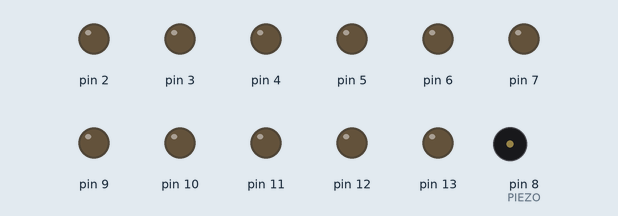
Bench run of a sketch on a simulated Arduino Uno, built with avr-gcc and run on an emulated ATmega328P. On the bench: output pins drawn as LEDs (lit = HIGH), buzzer (waves = sounding).

Above: at 0.1 s.
At 0.8 s:
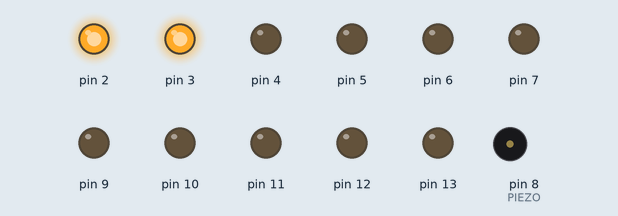
At 1.4 s:
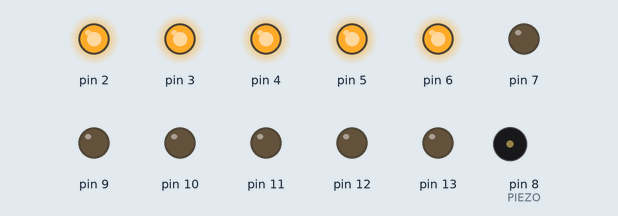
At 8.6 s:
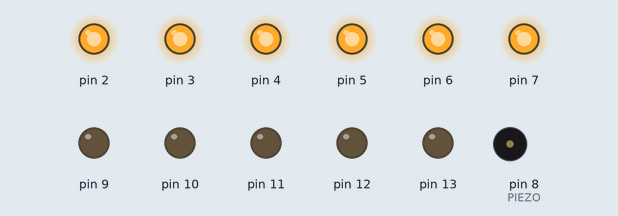
At 13.4 s:
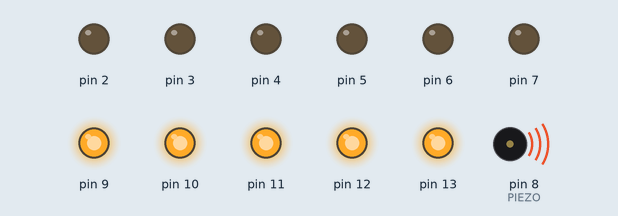
At 39.84 s:
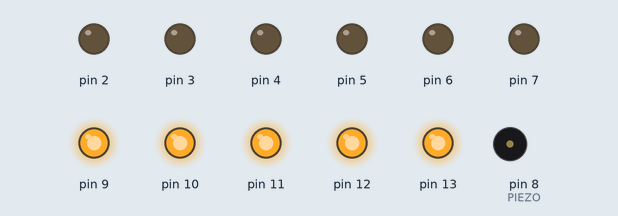
Timing chart, 0 to 40.0 s (numbered marks = the images above):
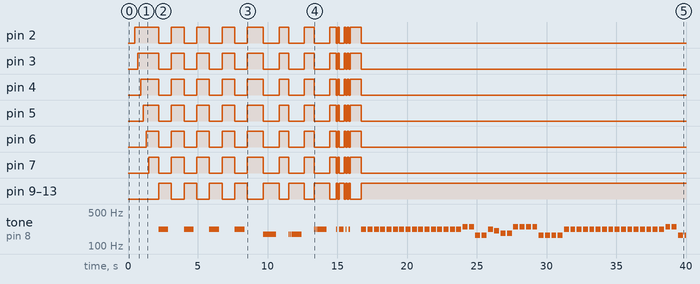

Measured:
- by itself, pin 2: LOW → HIGH at 0.50 s, → LOW 1.7 s later, → HIGH 0.91 s later, → LOW 0.91 s later, … (24 changes in this stretch)
- by itself, pin 3: LOW → HIGH at 0.70 s, → LOW 1.5 s later, → HIGH 0.91 s later, → LOW 0.91 s later, … (24 changes in this stretch)
- by itself, pin 4: LOW → HIGH at 0.90 s, → LOW 1.3 s later, → HIGH 0.91 s later, → LOW 0.91 s later, … (24 changes in this stretch)
- by itself, pin 5: LOW → HIGH at 1.1 s, → LOW 1.1 s later, → HIGH 0.91 s later, → LOW 0.91 s later, … (24 changes in this stretch)
- by itself, pin 6: LOW → HIGH at 1.3 s, → LOW 0.90 s later, → HIGH 0.91 s later, → LOW 0.91 s later, … (24 changes in this stretch)
- by itself, pin 7: LOW → HIGH at 1.5 s, → LOW 0.70 s later, → HIGH 0.91 s later, → LOW 0.91 s later, … (24 changes in this stretch)
- by itself, pin 9–13: LOW → HIGH at 2.2 s, → LOW 0.91 s later, → HIGH 0.91 s later, → LOW 0.91 s later, … (23 changes in this stretch)
- by itself, tone on pin 8 (PIEZO): plays 220 Hz for 0.70 s, 220 Hz for 0.70 s, 220 Hz for 0.70 s, 220 Hz for 0.70 s, 175 Hz for 0.09 s, 175 Hz for 0.09 s … (71 notes in this stretch)

The sketch:

Tanggal31Bass.ino
```cpp
/*
 * This code will play a melody for Malaysia Merdeka song titled Tanggal 31
 * https://www.youtube.com/watch?v=XqlTlmlVmVI using Maker Uno.
 *
 * Maker Uno: https://www.cytron.io/p-maker-uno
 *
 * Created by:
 * 21 Aug 2018   Idris   Cytron Technologies
 */

#include "pitches.h"

#define PIEZO 8
#define TEMPO 700

int pin = 0;

int melody[] = {
  NOTE_A3, 0, NOTE_A3, 0,
  NOTE_A3, 0, NOTE_A3, 0,
  0, NOTE_F3, NOTE_F3, NOTE_F3, 0, 0, NOTE_F3, NOTE_F3, NOTE_F3, 0,
  0, NOTE_A3, NOTE_A3, NOTE_A3, 0,
  NOTE_A3, 0, NOTE_A3, NOTE_A3, NOTE_A3, 0, NOTE_A3, 0, NOTE_A3, 0, 0, 0,

  NOTE_A3, NOTE_A3, NOTE_A3, NOTE_A3, NOTE_A3, NOTE_A3, NOTE_A3, NOTE_A3,
  NOTE_A3, NOTE_A3, NOTE_A3, NOTE_A3, NOTE_A3, NOTE_A3, NOTE_A3, NOTE_A3,
  NOTE_B3, NOTE_B3, NOTE_E3, NOTE_E3, NOTE_A3, NOTE_GS3, NOTE_FS3, NOTE_FS3,
  NOTE_B3, NOTE_B3, NOTE_B3, NOTE_B3, NOTE_E3, NOTE_E3, NOTE_E3, NOTE_E3,

  NOTE_A3, NOTE_A3, NOTE_A3, NOTE_A3, NOTE_A3, NOTE_A3, NOTE_A3, NOTE_A3,
  NOTE_A3, NOTE_A3, NOTE_A3, NOTE_A3, NOTE_A3, NOTE_A3, NOTE_A3, NOTE_A3,
  NOTE_B3, NOTE_B3, NOTE_E3, NOTE_E3, NOTE_A3, NOTE_GS3, NOTE_FS3, NOTE_FS3,
  NOTE_B3, NOTE_B3, NOTE_E3, NOTE_E3, NOTE_A3, NOTE_A3, NOTE_A3, NOTE_A3,

  NOTE_D3, NOTE_D3, NOTE_E3, NOTE_E3, NOTE_A3, NOTE_A3, NOTE_A3, NOTE_A3,
  NOTE_B3, NOTE_B3, NOTE_B3, NOTE_B3, NOTE_E3, NOTE_E3, 0, NOTE_E3, NOTE_E3, 0, 0,

  NOTE_D3, NOTE_D3, NOTE_DS3, NOTE_DS3, NOTE_E3, NOTE_E3, NOTE_FS3, NOTE_FS3,
  NOTE_A3, NOTE_A3, NOTE_E3, NOTE_E3, NOTE_A3, NOTE_A3, NOTE_A3, NOTE_A3,

  0, NOTE_D3, NOTE_D3, 0, 0, NOTE_G3, NOTE_G3, 0,
  0, NOTE_A3, NOTE_A3, NOTE_A3, NOTE_A3, 0, 0, 0, NOTE_A2,
};

int noteDurations[] = {
  1, 1, 1, 1,
  1, 1, 1, 1,
  4, 8, 8, 1, 2, 4, 8, 8, 1, 2,
  4, 8, 8, 1, 2,
  8, 8, 8, 8, 8, 8, 8, 8, 8, 8, 4, 2,

  2, 2, 2, 2, 2, 2, 2, 2,
  2, 2, 2, 2, 2, 2, 2, 2,
  2, 2, 2, 2, 2, 2, 2, 2,
  2, 2, 2, 2, 2, 2, 2, 2,

  2, 2, 2, 2, 2, 2, 2, 2,
  2, 2, 2, 2, 2, 2, 2, 2,
  2, 2, 2, 2, 2, 2, 2, 2,
  2, 2, 2, 2, 2, 2, 2, 2,

  2, 2, 2, 2, 2, 2, 2, 2,
  2, 2, 2, 2, 2, 4, 8, 8, 4, 2, 4,

  2, 2, 2, 2, 2, 2, 2, 2,
  2, 2, 2, 2, 2, 2, 2, 2,

  2, 2, 2, 2, 2, 2, 2, 2,
  2, 2, 2, 2, 2, 2, 2, 2, 1,
};

void setup()
{
  for (pin = 2; pin < 14; pin++) {
    pinMode(pin, OUTPUT);
  }
}

void loop()
{
  delay(500);

  for (pin = 2; pin < 8; pin++) {
    digitalWrite(pin, HIGH);
    delay(200);
  }

  delay(500);

  for (int thisNote = 0; thisNote < 151; thisNote++) {
    int noteDuration = TEMPO / noteDurations[thisNote];
    tone(PIEZO, melody[thisNote], noteDuration);

    if (melody[thisNote] == 0) {
      LEDs(LOW);
    }
    else {
      LEDs(HIGH);
    }

    int pauseBetweenNotes = noteDuration * 1.30;
    delay(pauseBetweenNotes);

    noTone(PIEZO);
  }

  LEDs(LOW);

  delay(500);

  for (pin = 7; pin > 1; pin--) {
    digitalWrite(pin, LOW);
    delay(200);
  }
}

void LEDs(boolean ledArray)
{
  if (ledArray == HIGH) {
    for (pin = 2; pin < 8; pin++) {
      digitalWrite(pin, LOW);
    }
    for (pin = 9; pin < 14; pin++) {
      digitalWrite(pin, HIGH);
    }
  }
  else {
    for (pin = 2; pin < 8; pin++) {
      digitalWrite(pin, HIGH);
    }
    for (pin = 9; pin < 14; pin++) {
      digitalWrite(pin, LOW);
    }
  }
}
```

pitches.h
```cpp
/*************************************************
 * Public Constants
 *************************************************/

#define NOTE_B0  31
#define NOTE_C1  33
#define NOTE_CS1 35
#define NOTE_D1  37
#define NOTE_DS1 39
#define NOTE_E1  41
#define NOTE_F1  44
#define NOTE_FS1 46
#define NOTE_G1  49
#define NOTE_GS1 52
#define NOTE_A1  55
#define NOTE_AS1 58
#define NOTE_B1  62
#define NOTE_C2  65
#define NOTE_CS2 69
#define NOTE_D2  73
#define NOTE_DS2 78
#define NOTE_E2  82
#define NOTE_F2  87
#define NOTE_FS2 93
#define NOTE_G2  98
#define NOTE_GS2 104
#define NOTE_A2  110
#define NOTE_AS2 117
#define NOTE_B2  123
#define NOTE_C3  131
#define NOTE_CS3 139
#define NOTE_D3  147
#define NOTE_DS3 156
#define NOTE_E3  165
#define NOTE_F3  175
#define NOTE_FS3 185
#define NOTE_G3  196
#define NOTE_GS3 208
#define NOTE_A3  220
#define NOTE_AS3 233
#define NOTE_B3  247
#define NOTE_C4  262
#define NOTE_CS4 277
#define NOTE_D4  294
#define NOTE_DS4 311
#define NOTE_E4  330
#define NOTE_F4  349
#define NOTE_FS4 370
#define NOTE_G4  392
#define NOTE_GS4 415
#define NOTE_A4  440
#define NOTE_AS4 466
#define NOTE_B4  494
#define NOTE_C5  523
#define NOTE_CS5 554
#define NOTE_D5  587
#define NOTE_DS5 622
#define NOTE_E5  659
#define NOTE_F5  698
#define NOTE_FS5 740
#define NOTE_G5  784
#define NOTE_GS5 831
#define NOTE_A5  880
#define NOTE_AS5 932
#define NOTE_B5  988
#define NOTE_C6  1047
#define NOTE_CS6 1109
#define NOTE_D6  1175
#define NOTE_DS6 1245
#define NOTE_E6  1319
#define NOTE_F6  1397
#define NOTE_FS6 1480
#define NOTE_G6  1568
#define NOTE_GS6 1661
#define NOTE_A6  1760
#define NOTE_AS6 1865
#define NOTE_B6  1976
#define NOTE_C7  2093
#define NOTE_CS7 2217
#define NOTE_D7  2349
#define NOTE_DS7 2489
#define NOTE_E7  2637
#define NOTE_F7  2794
#define NOTE_FS7 2960
#define NOTE_G7  3136
#define NOTE_GS7 3322
#define NOTE_A7  3520
#define NOTE_AS7 3729
#define NOTE_B7  3951
#define NOTE_C8  4186
#define NOTE_CS8 4435
#define NOTE_D8  4699
#define NOTE_DS8 4978
```
